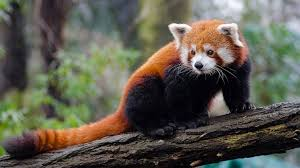
#> input picture examen_final/python/animal_en_extincion.jpg, 300 x 168 px
$ python exe.py
#> lines starting #> are read from the running program, lines starting #| are printed output that depends on the picture
from PIL import Image, ImageFilter
import matplotlib.pyplot as plt

# 1. Cargar la imagen (debe estar en el mismo directorio del script)
imagen = Image.open("animal_en_extincion.jpg")
#> imagen is the input picture: PIL image 300x168 RGB; mean R, G, B 93.7, 91.1, 79.2

# 2. Mostrar la imagen original
plt.figure(figsize=(12, 4))

plt.subplot(1, 3, 1)
plt.imshow(imagen)
plt.axis("off")
plt.title("Imagen original (RGB)")

# 3. Suavizado / Desenfoque
suavizada = imagen.filter(ImageFilter.BLUR)
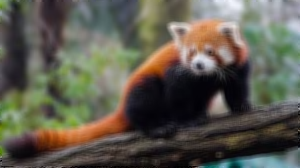
#> suavizada: PIL image 300x168 RGB; mean R, G, B 93.8, 91.2, 79.2
# También podrías usar: ImageFilter.GaussianBlur(3)

plt.subplot(1, 3, 2)
plt.imshow(suavizada)
plt.axis("off")
plt.title("Suavizada / Blur")

# 4. Realce de bordes
bordes = imagen.filter(ImageFilter.FIND_EDGES)
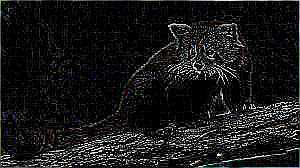
#> bordes: PIL image 300x168 RGB; mean R, G, B 23.4, 23.4, 23.7
# Alternativa más suave: ImageFilter.EDGE_ENHANCE

plt.subplot(1, 3, 3)
plt.imshow(bordes, cmap="gray")
plt.axis("off")
plt.title("Realce de Bordes")

plt.show()
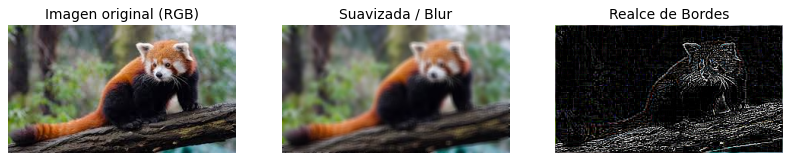
#> figure drawn by matplotlib, 3 panels
